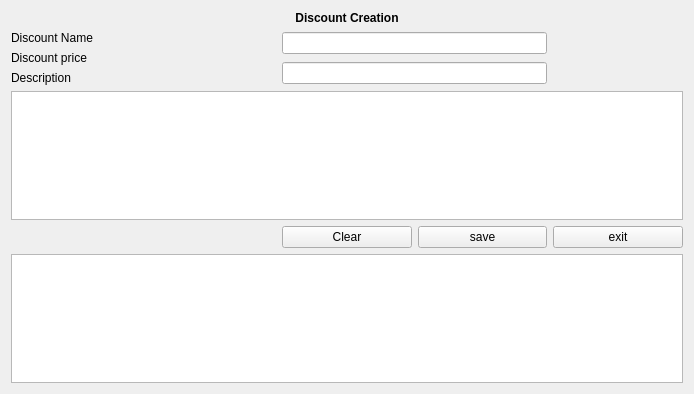
<?xml version="1.0" encoding="UTF-8"?>
<ui version="4.0">
 <class>create_discount</class>
 <widget class="QWidget" name="create_discount">
  <property name="geometry">
   <rect>
    <x>0</x>
    <y>0</y>
    <width>694</width>
    <height>394</height>
   </rect>
  </property>
  <property name="windowTitle">
   <string>Form</string>
  </property>
  <layout class="QHBoxLayout" name="horizontalLayout">
   <item>
    <layout class="QGridLayout" name="gridLayout">
     <item row="6" column="2">
      <widget class="QPushButton" name="pushButton_3">
       <property name="text">
        <string>Clear</string>
       </property>
      </widget>
     </item>
     <item row="1" column="0" colspan="2">
      <widget class="QLabel" name="label">
       <property name="text">
        <string>Discount Name</string>
       </property>
      </widget>
     </item>
     <item row="1" column="2" rowspan="2" colspan="2">
      <widget class="QLineEdit" name="discountname"/>
     </item>
     <item row="5" column="0" colspan="5">
      <widget class="QTextEdit" name="description"/>
     </item>
     <item row="6" column="4">
      <widget class="QPushButton" name="pushButton_2">
       <property name="text">
        <string>exit</string>
       </property>
      </widget>
     </item>
     <item row="0" column="0" colspan="5">
      <widget class="QLabel" name="label_4">
       <property name="text">
        <string>&lt;html&gt;&lt;head/&gt;&lt;body&gt;&lt;p align=&quot;center&quot;&gt;&lt;span style=&quot; font-weight:600;&quot;&gt;Discount Creation&lt;/span&gt;&lt;/p&gt;&lt;/body&gt;&lt;/html&gt;</string>
       </property>
      </widget>
     </item>
     <item row="2" column="0" rowspan="2">
      <widget class="QLabel" name="label_2">
       <property name="text">
        <string>Discount price</string>
       </property>
      </widget>
     </item>
     <item row="4" column="0" colspan="2">
      <widget class="QLabel" name="label_3">
       <property name="text">
        <string>Description</string>
       </property>
      </widget>
     </item>
     <item row="6" column="3">
      <widget class="QPushButton" name="pushButton">
       <property name="text">
        <string>save</string>
       </property>
      </widget>
     </item>
     <item row="3" column="2" rowspan="2" colspan="2">
      <widget class="QLineEdit" name="discountedproce"/>
     </item>
     <item row="6" column="0" colspan="2">
      <widget class="QLabel" name="Message">
       <property name="text">
        <string/>
       </property>
      </widget>
     </item>
     <item row="7" column="0" colspan="5">
      <widget class="QTableView" name="tableView"/>
     </item>
    </layout>
   </item>
  </layout>
 </widget>
 <resources/>
 <connections/>
</ui>
